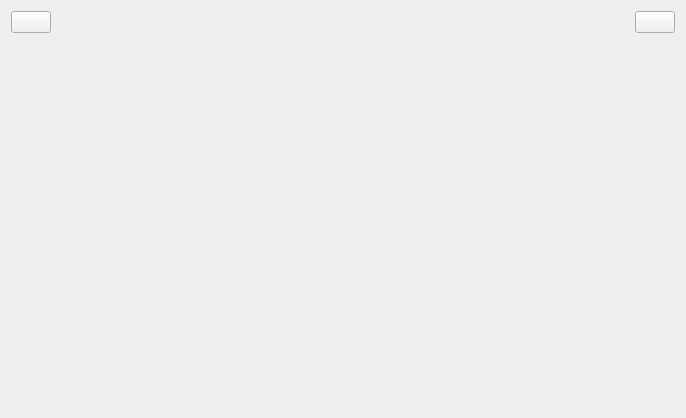
<?xml version="1.0" encoding="UTF-8"?>
<ui version="4.0">
 <class>MasterView</class>
 <widget class="QWidget" name="MasterView">
  <property name="geometry">
   <rect>
    <x>0</x>
    <y>0</y>
    <width>686</width>
    <height>418</height>
   </rect>
  </property>
  <property name="windowTitle">
   <string>MasterView</string>
  </property>
  <layout class="QVBoxLayout" name="verticalLayout">
   <item>
    <layout class="QHBoxLayout" name="horizontalLayout">
     <item>
      <widget class="QPushButton" name="btBack">
       <property name="text">
        <string/>
       </property>
       <property name="icon">
        <iconset resource="lab3.qrc">
         <normaloff>:/img/back.png</normaloff>:/img/back.png</iconset>
       </property>
      </widget>
     </item>
     <item>
      <spacer name="horizontalSpacer">
       <property name="orientation">
        <enum>Qt::Orientation::Horizontal</enum>
       </property>
       <property name="sizeHint" stdset="0">
        <size>
         <width>40</width>
         <height>20</height>
        </size>
       </property>
      </spacer>
     </item>
     <item>
      <widget class="QLabel" name="labelTitle">
       <property name="styleSheet">
        <string notr="true">font: 13pt &quot;华文彩云&quot;;</string>
       </property>
       <property name="text">
        <string/>
       </property>
      </widget>
     </item>
     <item>
      <spacer name="horizontalSpacer_2">
       <property name="orientation">
        <enum>Qt::Orientation::Horizontal</enum>
       </property>
       <property name="sizeHint" stdset="0">
        <size>
         <width>40</width>
         <height>20</height>
        </size>
       </property>
      </spacer>
     </item>
     <item>
      <widget class="QPushButton" name="btLogout">
       <property name="text">
        <string/>
       </property>
       <property name="icon">
        <iconset resource="lab3.qrc">
         <normaloff>:/img/logout.png</normaloff>:/img/logout.png</iconset>
       </property>
      </widget>
     </item>
    </layout>
   </item>
   <item>
    <widget class="QStackedWidget" name="stackedWidget"/>
   </item>
  </layout>
 </widget>
 <resources>
  <include location="lab3.qrc"/>
 </resources>
 <connections/>
</ui>
